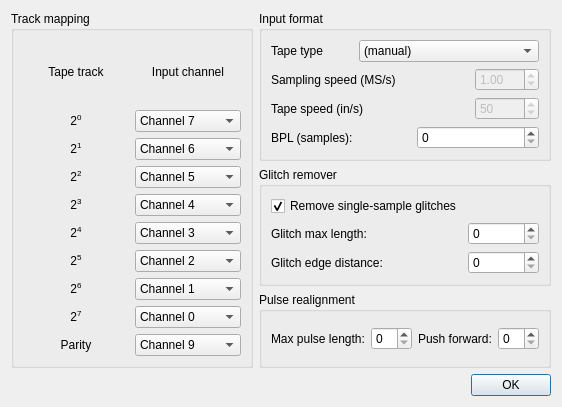
<?xml version="1.0" encoding="UTF-8"?>
<ui version="4.0">
 <class>PreprocessDialog</class>
 <widget class="QDialog" name="PreprocessDialog">
  <property name="geometry">
   <rect>
    <x>0</x>
    <y>0</y>
    <width>562</width>
    <height>407</height>
   </rect>
  </property>
  <property name="windowTitle">
   <string>Tape image import</string>
  </property>
  <property name="modal">
   <bool>true</bool>
  </property>
  <layout class="QVBoxLayout" name="verticalLayout_2">
   <item>
    <layout class="QHBoxLayout" name="horizontalLayout">
     <item>
      <widget class="QGroupBox" name="groupBox">
       <property name="sizePolicy">
        <sizepolicy hsizetype="Preferred" vsizetype="MinimumExpanding">
         <horstretch>0</horstretch>
         <verstretch>0</verstretch>
        </sizepolicy>
       </property>
       <property name="title">
        <string>Track mapping</string>
       </property>
       <layout class="QGridLayout" name="gridLayout">
        <item row="0" column="0">
         <widget class="QLabel" name="label">
          <property name="sizePolicy">
           <sizepolicy hsizetype="Preferred" vsizetype="Fixed">
            <horstretch>0</horstretch>
            <verstretch>0</verstretch>
           </sizepolicy>
          </property>
          <property name="minimumSize">
           <size>
            <width>0</width>
            <height>0</height>
           </size>
          </property>
          <property name="maximumSize">
           <size>
            <width>16777215</width>
            <height>1000</height>
           </size>
          </property>
          <property name="text">
           <string>Tape track</string>
          </property>
          <property name="alignment">
           <set>Qt::AlignCenter</set>
          </property>
         </widget>
        </item>
        <item row="1" column="0">
         <widget class="QLabel" name="track0_label">
          <property name="text">
           <string>&lt;html&gt;&lt;head/&gt;&lt;body&gt;&lt;p&gt;2&lt;span style=&quot; vertical-align:super;&quot;&gt;0&lt;/span&gt;&lt;/p&gt;&lt;/body&gt;&lt;/html&gt;</string>
          </property>
          <property name="alignment">
           <set>Qt::AlignCenter</set>
          </property>
         </widget>
        </item>
        <item row="1" column="1">
         <widget class="QComboBox" name="track0">
          <property name="currentIndex">
           <number>7</number>
          </property>
          <item>
           <property name="text">
            <string>Channel 0</string>
           </property>
          </item>
          <item>
           <property name="text">
            <string>Channel 1</string>
           </property>
          </item>
          <item>
           <property name="text">
            <string>Channel 2</string>
           </property>
          </item>
          <item>
           <property name="text">
            <string>Channel 3</string>
           </property>
          </item>
          <item>
           <property name="text">
            <string>Channel 4</string>
           </property>
          </item>
          <item>
           <property name="text">
            <string>Channel 5</string>
           </property>
          </item>
          <item>
           <property name="text">
            <string>Channel 6</string>
           </property>
          </item>
          <item>
           <property name="text">
            <string>Channel 7</string>
           </property>
          </item>
          <item>
           <property name="text">
            <string>Channel 8</string>
           </property>
          </item>
          <item>
           <property name="text">
            <string>Channel 9</string>
           </property>
          </item>
          <item>
           <property name="text">
            <string>Channel 10</string>
           </property>
          </item>
          <item>
           <property name="text">
            <string>Channel 11</string>
           </property>
          </item>
          <item>
           <property name="text">
            <string>Channel 12</string>
           </property>
          </item>
          <item>
           <property name="text">
            <string>Channel 13</string>
           </property>
          </item>
          <item>
           <property name="text">
            <string>Channel 14</string>
           </property>
          </item>
          <item>
           <property name="text">
            <string>Channel 15</string>
           </property>
          </item>
         </widget>
        </item>
        <item row="0" column="1">
         <widget class="QLabel" name="label_2">
          <property name="sizePolicy">
           <sizepolicy hsizetype="Preferred" vsizetype="Fixed">
            <horstretch>0</horstretch>
            <verstretch>0</verstretch>
           </sizepolicy>
          </property>
          <property name="minimumSize">
           <size>
            <width>0</width>
            <height>0</height>
           </size>
          </property>
          <property name="maximumSize">
           <size>
            <width>16777215</width>
            <height>1000</height>
           </size>
          </property>
          <property name="text">
           <string>Input channel</string>
          </property>
          <property name="alignment">
           <set>Qt::AlignCenter</set>
          </property>
         </widget>
        </item>
        <item row="2" column="0">
         <widget class="QLabel" name="track1_label">
          <property name="text">
           <string>&lt;html&gt;&lt;head/&gt;&lt;body&gt;&lt;p&gt;2&lt;span style=&quot; vertical-align:super;&quot;&gt;1&lt;/span&gt;&lt;/p&gt;&lt;/body&gt;&lt;/html&gt;</string>
          </property>
          <property name="alignment">
           <set>Qt::AlignCenter</set>
          </property>
         </widget>
        </item>
        <item row="3" column="1">
         <widget class="QComboBox" name="track2">
          <property name="currentIndex">
           <number>5</number>
          </property>
          <item>
           <property name="text">
            <string>Channel 0</string>
           </property>
          </item>
          <item>
           <property name="text">
            <string>Channel 1</string>
           </property>
          </item>
          <item>
           <property name="text">
            <string>Channel 2</string>
           </property>
          </item>
          <item>
           <property name="text">
            <string>Channel 3</string>
           </property>
          </item>
          <item>
           <property name="text">
            <string>Channel 4</string>
           </property>
          </item>
          <item>
           <property name="text">
            <string>Channel 5</string>
           </property>
          </item>
          <item>
           <property name="text">
            <string>Channel 6</string>
           </property>
          </item>
          <item>
           <property name="text">
            <string>Channel 7</string>
           </property>
          </item>
          <item>
           <property name="text">
            <string>Channel 8</string>
           </property>
          </item>
          <item>
           <property name="text">
            <string>Channel 9</string>
           </property>
          </item>
          <item>
           <property name="text">
            <string>Channel 10</string>
           </property>
          </item>
          <item>
           <property name="text">
            <string>Channel 11</string>
           </property>
          </item>
          <item>
           <property name="text">
            <string>Channel 12</string>
           </property>
          </item>
          <item>
           <property name="text">
            <string>Channel 13</string>
           </property>
          </item>
          <item>
           <property name="text">
            <string>Channel 14</string>
           </property>
          </item>
          <item>
           <property name="text">
            <string>Channel 15</string>
           </property>
          </item>
         </widget>
        </item>
        <item row="2" column="1">
         <widget class="QComboBox" name="track1">
          <property name="currentIndex">
           <number>6</number>
          </property>
          <item>
           <property name="text">
            <string>Channel 0</string>
           </property>
          </item>
          <item>
           <property name="text">
            <string>Channel 1</string>
           </property>
          </item>
          <item>
           <property name="text">
            <string>Channel 2</string>
           </property>
          </item>
          <item>
           <property name="text">
            <string>Channel 3</string>
           </property>
          </item>
          <item>
           <property name="text">
            <string>Channel 4</string>
           </property>
          </item>
          <item>
           <property name="text">
            <string>Channel 5</string>
           </property>
          </item>
          <item>
           <property name="text">
            <string>Channel 6</string>
           </property>
          </item>
          <item>
           <property name="text">
            <string>Channel 7</string>
           </property>
          </item>
          <item>
           <property name="text">
            <string>Channel 8</string>
           </property>
          </item>
          <item>
           <property name="text">
            <string>Channel 9</string>
           </property>
          </item>
          <item>
           <property name="text">
            <string>Channel 10</string>
           </property>
          </item>
          <item>
           <property name="text">
            <string>Channel 11</string>
           </property>
          </item>
          <item>
           <property name="text">
            <string>Channel 12</string>
           </property>
          </item>
          <item>
           <property name="text">
            <string>Channel 13</string>
           </property>
          </item>
          <item>
           <property name="text">
            <string>Channel 14</string>
           </property>
          </item>
          <item>
           <property name="text">
            <string>Channel 15</string>
           </property>
          </item>
         </widget>
        </item>
        <item row="3" column="0">
         <widget class="QLabel" name="track2_label">
          <property name="text">
           <string>&lt;html&gt;&lt;head/&gt;&lt;body&gt;&lt;p&gt;2&lt;span style=&quot; vertical-align:super;&quot;&gt;2&lt;/span&gt;&lt;/p&gt;&lt;/body&gt;&lt;/html&gt;</string>
          </property>
          <property name="alignment">
           <set>Qt::AlignCenter</set>
          </property>
         </widget>
        </item>
        <item row="8" column="1">
         <widget class="QComboBox" name="track7">
          <item>
           <property name="text">
            <string>Channel 0</string>
           </property>
          </item>
          <item>
           <property name="text">
            <string>Channel 1</string>
           </property>
          </item>
          <item>
           <property name="text">
            <string>Channel 2</string>
           </property>
          </item>
          <item>
           <property name="text">
            <string>Channel 3</string>
           </property>
          </item>
          <item>
           <property name="text">
            <string>Channel 4</string>
           </property>
          </item>
          <item>
           <property name="text">
            <string>Channel 5</string>
           </property>
          </item>
          <item>
           <property name="text">
            <string>Channel 6</string>
           </property>
          </item>
          <item>
           <property name="text">
            <string>Channel 7</string>
           </property>
          </item>
          <item>
           <property name="text">
            <string>Channel 8</string>
           </property>
          </item>
          <item>
           <property name="text">
            <string>Channel 9</string>
           </property>
          </item>
          <item>
           <property name="text">
            <string>Channel 10</string>
           </property>
          </item>
          <item>
           <property name="text">
            <string>Channel 11</string>
           </property>
          </item>
          <item>
           <property name="text">
            <string>Channel 12</string>
           </property>
          </item>
          <item>
           <property name="text">
            <string>Channel 13</string>
           </property>
          </item>
          <item>
           <property name="text">
            <string>Channel 14</string>
           </property>
          </item>
          <item>
           <property name="text">
            <string>Channel 15</string>
           </property>
          </item>
         </widget>
        </item>
        <item row="4" column="1">
         <widget class="QComboBox" name="track3">
          <property name="currentIndex">
           <number>4</number>
          </property>
          <item>
           <property name="text">
            <string>Channel 0</string>
           </property>
          </item>
          <item>
           <property name="text">
            <string>Channel 1</string>
           </property>
          </item>
          <item>
           <property name="text">
            <string>Channel 2</string>
           </property>
          </item>
          <item>
           <property name="text">
            <string>Channel 3</string>
           </property>
          </item>
          <item>
           <property name="text">
            <string>Channel 4</string>
           </property>
          </item>
          <item>
           <property name="text">
            <string>Channel 5</string>
           </property>
          </item>
          <item>
           <property name="text">
            <string>Channel 6</string>
           </property>
          </item>
          <item>
           <property name="text">
            <string>Channel 7</string>
           </property>
          </item>
          <item>
           <property name="text">
            <string>Channel 8</string>
           </property>
          </item>
          <item>
           <property name="text">
            <string>Channel 9</string>
           </property>
          </item>
          <item>
           <property name="text">
            <string>Channel 10</string>
           </property>
          </item>
          <item>
           <property name="text">
            <string>Channel 11</string>
           </property>
          </item>
          <item>
           <property name="text">
            <string>Channel 12</string>
           </property>
          </item>
          <item>
           <property name="text">
            <string>Channel 13</string>
           </property>
          </item>
          <item>
           <property name="text">
            <string>Channel 14</string>
           </property>
          </item>
          <item>
           <property name="text">
            <string>Channel 15</string>
           </property>
          </item>
         </widget>
        </item>
        <item row="4" column="0">
         <widget class="QLabel" name="track3_label">
          <property name="text">
           <string>&lt;html&gt;&lt;head/&gt;&lt;body&gt;&lt;p&gt;2&lt;span style=&quot; vertical-align:super;&quot;&gt;3&lt;/span&gt;&lt;/p&gt;&lt;/body&gt;&lt;/html&gt;</string>
          </property>
          <property name="alignment">
           <set>Qt::AlignCenter</set>
          </property>
         </widget>
        </item>
        <item row="5" column="1">
         <widget class="QComboBox" name="track4">
          <property name="currentIndex">
           <number>3</number>
          </property>
          <item>
           <property name="text">
            <string>Channel 0</string>
           </property>
          </item>
          <item>
           <property name="text">
            <string>Channel 1</string>
           </property>
          </item>
          <item>
           <property name="text">
            <string>Channel 2</string>
           </property>
          </item>
          <item>
           <property name="text">
            <string>Channel 3</string>
           </property>
          </item>
          <item>
           <property name="text">
            <string>Channel 4</string>
           </property>
          </item>
          <item>
           <property name="text">
            <string>Channel 5</string>
           </property>
          </item>
          <item>
           <property name="text">
            <string>Channel 6</string>
           </property>
          </item>
          <item>
           <property name="text">
            <string>Channel 7</string>
           </property>
          </item>
          <item>
           <property name="text">
            <string>Channel 8</string>
           </property>
          </item>
          <item>
           <property name="text">
            <string>Channel 9</string>
           </property>
          </item>
          <item>
           <property name="text">
            <string>Channel 10</string>
           </property>
          </item>
          <item>
           <property name="text">
            <string>Channel 11</string>
           </property>
          </item>
          <item>
           <property name="text">
            <string>Channel 12</string>
           </property>
          </item>
          <item>
           <property name="text">
            <string>Channel 13</string>
           </property>
          </item>
          <item>
           <property name="text">
            <string>Channel 14</string>
           </property>
          </item>
          <item>
           <property name="text">
            <string>Channel 15</string>
           </property>
          </item>
         </widget>
        </item>
        <item row="5" column="0">
         <widget class="QLabel" name="track4_label">
          <property name="text">
           <string>&lt;html&gt;&lt;head/&gt;&lt;body&gt;&lt;p&gt;2&lt;span style=&quot; vertical-align:super;&quot;&gt;4&lt;/span&gt;&lt;/p&gt;&lt;/body&gt;&lt;/html&gt;</string>
          </property>
          <property name="alignment">
           <set>Qt::AlignCenter</set>
          </property>
         </widget>
        </item>
        <item row="6" column="0">
         <widget class="QLabel" name="track5_label">
          <property name="text">
           <string>&lt;html&gt;&lt;head/&gt;&lt;body&gt;&lt;p&gt;2&lt;span style=&quot; vertical-align:super;&quot;&gt;5&lt;/span&gt;&lt;/p&gt;&lt;/body&gt;&lt;/html&gt;</string>
          </property>
          <property name="alignment">
           <set>Qt::AlignCenter</set>
          </property>
         </widget>
        </item>
        <item row="7" column="1">
         <widget class="QComboBox" name="track6">
          <property name="currentIndex">
           <number>1</number>
          </property>
          <item>
           <property name="text">
            <string>Channel 0</string>
           </property>
          </item>
          <item>
           <property name="text">
            <string>Channel 1</string>
           </property>
          </item>
          <item>
           <property name="text">
            <string>Channel 2</string>
           </property>
          </item>
          <item>
           <property name="text">
            <string>Channel 3</string>
           </property>
          </item>
          <item>
           <property name="text">
            <string>Channel 4</string>
           </property>
          </item>
          <item>
           <property name="text">
            <string>Channel 5</string>
           </property>
          </item>
          <item>
           <property name="text">
            <string>Channel 6</string>
           </property>
          </item>
          <item>
           <property name="text">
            <string>Channel 7</string>
           </property>
          </item>
          <item>
           <property name="text">
            <string>Channel 8</string>
           </property>
          </item>
          <item>
           <property name="text">
            <string>Channel 9</string>
           </property>
          </item>
          <item>
           <property name="text">
            <string>Channel 10</string>
           </property>
          </item>
          <item>
           <property name="text">
            <string>Channel 11</string>
           </property>
          </item>
          <item>
           <property name="text">
            <string>Channel 12</string>
           </property>
          </item>
          <item>
           <property name="text">
            <string>Channel 13</string>
           </property>
          </item>
          <item>
           <property name="text">
            <string>Channel 14</string>
           </property>
          </item>
          <item>
           <property name="text">
            <string>Channel 15</string>
           </property>
          </item>
         </widget>
        </item>
        <item row="6" column="1">
         <widget class="QComboBox" name="track5">
          <property name="currentIndex">
           <number>2</number>
          </property>
          <item>
           <property name="text">
            <string>Channel 0</string>
           </property>
          </item>
          <item>
           <property name="text">
            <string>Channel 1</string>
           </property>
          </item>
          <item>
           <property name="text">
            <string>Channel 2</string>
           </property>
          </item>
          <item>
           <property name="text">
            <string>Channel 3</string>
           </property>
          </item>
          <item>
           <property name="text">
            <string>Channel 4</string>
           </property>
          </item>
          <item>
           <property name="text">
            <string>Channel 5</string>
           </property>
          </item>
          <item>
           <property name="text">
            <string>Channel 6</string>
           </property>
          </item>
          <item>
           <property name="text">
            <string>Channel 7</string>
           </property>
          </item>
          <item>
           <property name="text">
            <string>Channel 8</string>
           </property>
          </item>
          <item>
           <property name="text">
            <string>Channel 9</string>
           </property>
          </item>
          <item>
           <property name="text">
            <string>Channel 10</string>
           </property>
          </item>
          <item>
           <property name="text">
            <string>Channel 11</string>
           </property>
          </item>
          <item>
           <property name="text">
            <string>Channel 12</string>
           </property>
          </item>
          <item>
           <property name="text">
            <string>Channel 13</string>
           </property>
          </item>
          <item>
           <property name="text">
            <string>Channel 14</string>
           </property>
          </item>
          <item>
           <property name="text">
            <string>Channel 15</string>
           </property>
          </item>
         </widget>
        </item>
        <item row="7" column="0">
         <widget class="QLabel" name="track6_label">
          <property name="text">
           <string>&lt;html&gt;&lt;head/&gt;&lt;body&gt;&lt;p&gt;2&lt;span style=&quot; vertical-align:super;&quot;&gt;6&lt;/span&gt;&lt;/p&gt;&lt;/body&gt;&lt;/html&gt;</string>
          </property>
          <property name="alignment">
           <set>Qt::AlignCenter</set>
          </property>
         </widget>
        </item>
        <item row="8" column="0">
         <widget class="QLabel" name="track7_label">
          <property name="text">
           <string>&lt;html&gt;&lt;head/&gt;&lt;body&gt;&lt;p&gt;2&lt;span style=&quot; vertical-align:super;&quot;&gt;7&lt;/span&gt;&lt;/p&gt;&lt;/body&gt;&lt;/html&gt;</string>
          </property>
          <property name="alignment">
           <set>Qt::AlignCenter</set>
          </property>
         </widget>
        </item>
        <item row="9" column="0">
         <widget class="QLabel" name="track8_label">
          <property name="text">
           <string>Parity</string>
          </property>
          <property name="alignment">
           <set>Qt::AlignCenter</set>
          </property>
         </widget>
        </item>
        <item row="9" column="1">
         <widget class="QComboBox" name="track8">
          <property name="sizePolicy">
           <sizepolicy hsizetype="Preferred" vsizetype="Fixed">
            <horstretch>0</horstretch>
            <verstretch>0</verstretch>
           </sizepolicy>
          </property>
          <property name="currentIndex">
           <number>9</number>
          </property>
          <item>
           <property name="text">
            <string>Channel 0</string>
           </property>
          </item>
          <item>
           <property name="text">
            <string>Channel 1</string>
           </property>
          </item>
          <item>
           <property name="text">
            <string>Channel 2</string>
           </property>
          </item>
          <item>
           <property name="text">
            <string>Channel 3</string>
           </property>
          </item>
          <item>
           <property name="text">
            <string>Channel 4</string>
           </property>
          </item>
          <item>
           <property name="text">
            <string>Channel 5</string>
           </property>
          </item>
          <item>
           <property name="text">
            <string>Channel 6</string>
           </property>
          </item>
          <item>
           <property name="text">
            <string>Channel 7</string>
           </property>
          </item>
          <item>
           <property name="text">
            <string>Channel 8</string>
           </property>
          </item>
          <item>
           <property name="text">
            <string>Channel 9</string>
           </property>
          </item>
          <item>
           <property name="text">
            <string>Channel 10</string>
           </property>
          </item>
          <item>
           <property name="text">
            <string>Channel 11</string>
           </property>
          </item>
          <item>
           <property name="text">
            <string>Channel 12</string>
           </property>
          </item>
          <item>
           <property name="text">
            <string>Channel 13</string>
           </property>
          </item>
          <item>
           <property name="text">
            <string>Channel 14</string>
           </property>
          </item>
          <item>
           <property name="text">
            <string>Channel 15</string>
           </property>
          </item>
         </widget>
        </item>
       </layout>
      </widget>
     </item>
     <item>
      <layout class="QVBoxLayout" name="verticalLayout">
       <item>
        <widget class="QGroupBox" name="groupBox_2">
         <property name="title">
          <string>Input format</string>
         </property>
         <layout class="QGridLayout" name="gridLayout_2">
          <item row="1" column="0" colspan="3">
           <widget class="QLabel" name="label_4">
            <property name="text">
             <string>Sampling speed (MS/s)</string>
            </property>
           </widget>
          </item>
          <item row="1" column="3">
           <widget class="QDoubleSpinBox" name="sampling_speed">
            <property name="enabled">
             <bool>false</bool>
            </property>
            <property name="minimum">
             <double>0.100000000000000</double>
            </property>
            <property name="maximum">
             <double>100.000000000000000</double>
            </property>
            <property name="singleStep">
             <double>0.500000000000000</double>
            </property>
            <property name="value">
             <double>1.000000000000000</double>
            </property>
           </widget>
          </item>
          <item row="0" column="1" colspan="3">
           <widget class="QComboBox" name="tape_type">
            <item>
             <property name="text">
              <string>(manual)</string>
             </property>
            </item>
            <item>
             <property name="text">
              <string>NRZi 800BPI (800fcpi)</string>
             </property>
            </item>
            <item>
             <property name="text">
              <string>PE 1600BPI (3200fcpi)</string>
             </property>
            </item>
           </widget>
          </item>
          <item row="8" column="2" colspan="2">
           <widget class="QSpinBox" name="bpl">
            <property name="maximum">
             <number>1000</number>
            </property>
           </widget>
          </item>
          <item row="8" column="0">
           <widget class="QLabel" name="label_10">
            <property name="text">
             <string>BPL (samples):</string>
            </property>
           </widget>
          </item>
          <item row="0" column="0">
           <widget class="QLabel" name="label_9">
            <property name="text">
             <string>Tape type</string>
            </property>
           </widget>
          </item>
          <item row="3" column="0" colspan="2">
           <widget class="QLabel" name="label_8">
            <property name="text">
             <string>Tape speed (in/s)</string>
            </property>
           </widget>
          </item>
          <item row="3" column="3">
           <widget class="QSpinBox" name="tape_speed">
            <property name="enabled">
             <bool>false</bool>
            </property>
            <property name="minimum">
             <number>25</number>
            </property>
            <property name="maximum">
             <number>200</number>
            </property>
            <property name="value">
             <number>50</number>
            </property>
           </widget>
          </item>
         </layout>
        </widget>
       </item>
       <item>
        <widget class="QGroupBox" name="groupBox_4">
         <property name="title">
          <string>Glitch remover</string>
         </property>
         <layout class="QGridLayout" name="gridLayout_3">
          <item row="1" column="0">
           <widget class="QLabel" name="label_7">
            <property name="text">
             <string>Glitch max length:</string>
            </property>
           </widget>
          </item>
          <item row="1" column="1">
           <widget class="QSpinBox" name="glitch_max">
            <property name="maximum">
             <number>10</number>
            </property>
            <property name="value">
             <number>0</number>
            </property>
           </widget>
          </item>
          <item row="2" column="0">
           <widget class="QLabel" name="label_3">
            <property name="text">
             <string>Glitch edge distance:</string>
            </property>
           </widget>
          </item>
          <item row="2" column="1">
           <widget class="QSpinBox" name="glitch_distance">
            <property name="maximum">
             <number>10</number>
            </property>
           </widget>
          </item>
          <item row="0" column="0">
           <widget class="QCheckBox" name="glitch_single">
            <property name="text">
             <string>Remove single-sample glitches</string>
            </property>
            <property name="checked">
             <bool>true</bool>
            </property>
           </widget>
          </item>
         </layout>
        </widget>
       </item>
       <item>
        <widget class="QGroupBox" name="groupBox_3">
         <property name="sizePolicy">
          <sizepolicy hsizetype="Preferred" vsizetype="Preferred">
           <horstretch>0</horstretch>
           <verstretch>0</verstretch>
          </sizepolicy>
         </property>
         <property name="title">
          <string>Pulse realignment</string>
         </property>
         <layout class="QHBoxLayout" name="horizontalLayout_4">
          <item>
           <widget class="QLabel" name="label_5">
            <property name="text">
             <string>Max pulse length:</string>
            </property>
           </widget>
          </item>
          <item>
           <widget class="QSpinBox" name="realign_margin">
            <property name="value">
             <number>0</number>
            </property>
           </widget>
          </item>
          <item>
           <widget class="QLabel" name="label_6">
            <property name="text">
             <string>Push forward:</string>
            </property>
           </widget>
          </item>
          <item>
           <widget class="QSpinBox" name="realign_push">
            <property name="value">
             <number>0</number>
            </property>
           </widget>
          </item>
         </layout>
        </widget>
       </item>
      </layout>
     </item>
    </layout>
   </item>
   <item>
    <widget class="QDialogButtonBox" name="buttonBox">
     <property name="orientation">
      <enum>Qt::Horizontal</enum>
     </property>
     <property name="standardButtons">
      <set>QDialogButtonBox::Ok</set>
     </property>
    </widget>
   </item>
  </layout>
 </widget>
 <tabstops>
  <tabstop>track0</tabstop>
  <tabstop>track1</tabstop>
  <tabstop>track2</tabstop>
  <tabstop>track3</tabstop>
  <tabstop>track4</tabstop>
  <tabstop>track5</tabstop>
  <tabstop>track6</tabstop>
  <tabstop>track7</tabstop>
  <tabstop>track8</tabstop>
  <tabstop>realign_margin</tabstop>
  <tabstop>realign_push</tabstop>
 </tabstops>
 <resources/>
 <connections>
  <connection>
   <sender>buttonBox</sender>
   <signal>accepted()</signal>
   <receiver>PreprocessDialog</receiver>
   <slot>accept()</slot>
   <hints>
    <hint type="sourcelabel">
     <x>207</x>
     <y>501</y>
    </hint>
    <hint type="destinationlabel">
     <x>207</x>
     <y>260</y>
    </hint>
   </hints>
  </connection>
  <connection>
   <sender>buttonBox</sender>
   <signal>rejected()</signal>
   <receiver>PreprocessDialog</receiver>
   <slot>reject()</slot>
   <hints>
    <hint type="sourcelabel">
     <x>207</x>
     <y>501</y>
    </hint>
    <hint type="destinationlabel">
     <x>207</x>
     <y>260</y>
    </hint>
   </hints>
  </connection>
 </connections>
</ui>
